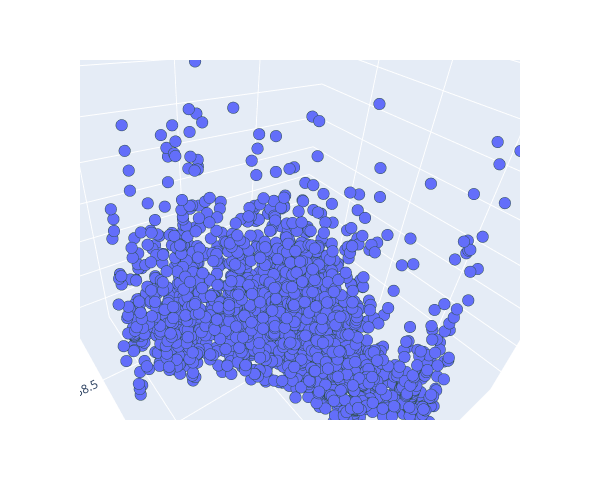

Notebook code cell kept with this figure:
### Markdown cell above
## split

### Code cell
fig=px.scatter_3d(
    df2,
    x='lat',
    y='lon',
    z='price_aprox_usd',
    labels={"lon": "longitude", "lat": "latitude", "price_aprox_usd": "price"},
    width=600,
    height=500,
)

# Refine formatting
fig.update_traces(
    marker={"size": 4, "line": {"width": 2, "color": "DarkSlateGrey"}},
    selector={"mode": "markers"},
)

# Display figure
fig.show()

### Figure 1 — Plotly figure (JSON) as saved in the notebook; plotly's stock layout.template omitted (floating-point values rounded to 4 significant figures; data arrays with more than 128 entries replaced by an {"elided": "..."} marker saying what was removed)
{"data": [{"hovertemplate": "latitude=%{x}<br>longitude=%{y}<br>price=%{z}<extra></extra>", "legendgroup": "", "marker": {"color": "#636efa", "line": {"color": "DarkSlateGrey", "width": 2}, "size": 4, "symbol": "circle"}, "mode": "markers", "name": "", "scene": "scene", "showlegend": false, "type": "scatter3d", "x": {"elided": "2658 float values"}, "y": {"elided": "2658 float values"}, "z": {"elided": "2658 float values"}}], "layout": {"height": 500, "legend": {"tracegroupgap": 0}, "margin": {"t": 60}, "scene": {"aspectmode": "auto", "aspectratio": {"x": 1, "y": 1, "z": 1}, "camera": {"center": {"x": 0, "y": 0, "z": 0}, "eye": {"x": 0.6805, "y": 0.6805, "z": 0.6805}, "projection": {"type": "perspective"}, "up": {"x": 0.08381, "y": -0.07729, "z": 0.9935}}, "domain": {"x": [0, 1], "y": [0, 1]}, "xaxis": {"title": {"text": "latitude"}, "type": "linear"}, "yaxis": {"title": {"text": "longitude"}, "type": "linear"}, "zaxis": {"title": {"text": "price"}, "type": "linear"}}, "width": 600}}
